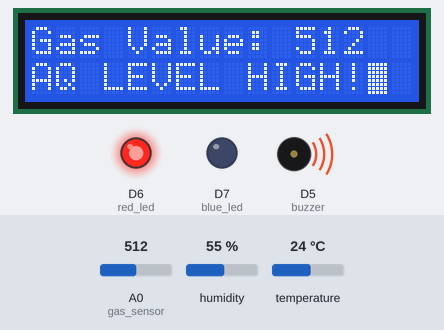
A sketch run on a simulated ESP8266 (NodeMCU). On the bench: 16×2 character LCD, output pins drawn as LEDs (lit = HIGH), buzzer (waves = sounding, pin HIGH). Dashed ring = blinking. Inputs (shaded band) come from the test bench; at power-on: A0 (gas_sensor) = 512, humidity 55 %, temperature 24 °C. WiFi joins after 1.5 s; servers stay silent unless stated; web services answer with replies made up by the test bench; what the sketch prints to the serial monitor is not drawn.

Above: at 4.8 s.
4.9 s: A0 (gas_sensor) set to 367
At 7.2 s:
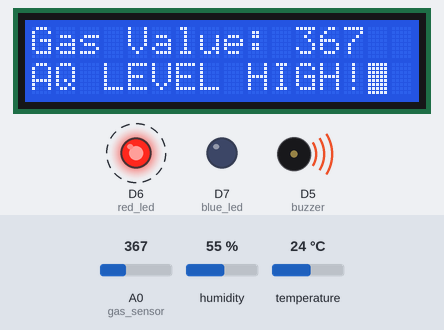
10.9 s: A0 (gas_sensor) set to 349
At 11.2 s:
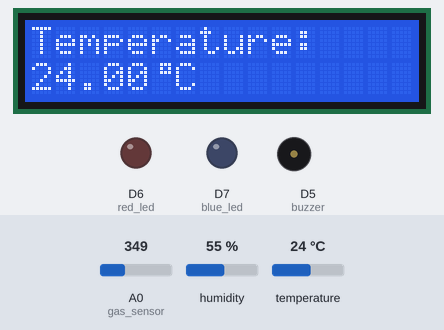
16.4 s: A0 (gas_sensor) set to 370
At 17.3 s:
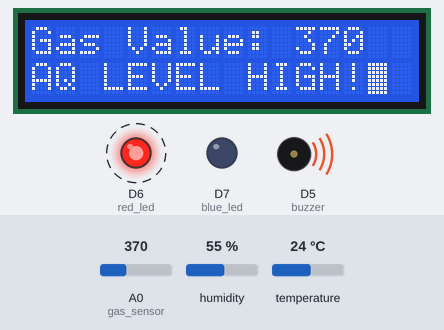
22.4 s: A0 (gas_sensor) set to 993
At 23.2 s:
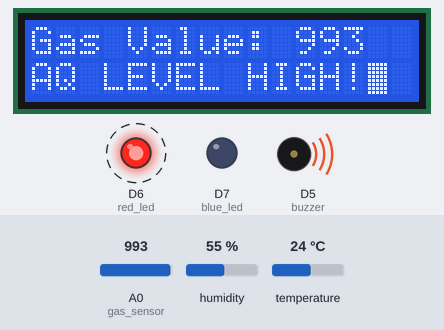
26.0 s: A0 (gas_sensor) set to 1015
At 26.69 s:
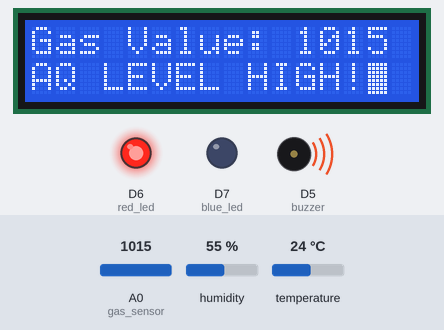
28.0 s: A0 (gas_sensor) set to 900
At 33.7 s:
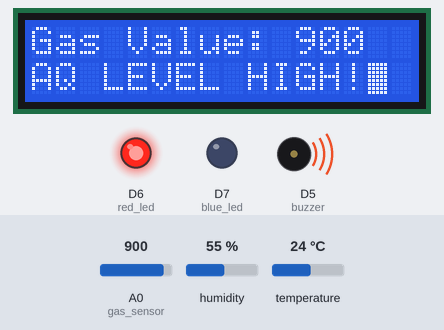
Timing chart, 0 to 81.5 s (numbered marks = the images above; inputs shaded):
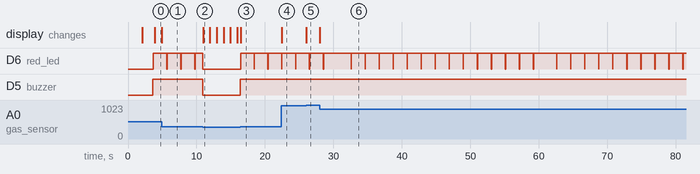

The sketch:

originalnew.ino
```cpp
#include <ESP8266WiFi.h>
#include <LiquidCrystal_I2C.h>
#include "DHT.h"
#define buzzer D5
#define red_led D6
#define blue_led D7
#define gas_sensor A0
#define DHTPIN D3
#define DHTTYPE 11
DHT dht(DHTPIN, DHTTYPE);
LiquidCrystal_I2C lcd(0x27, 16, 2);

  byte degree_symbol[8] =
              {
                0b00111,
                0b00101,
                0b00111,
                0b00000,
                0b00000,
                0b00000,
                0b00000,
                0b00000
              };
 byte noInternetChar[8] = {
    B10001,
    B01010,
    B00100,
    B01010,
    B10001,
    B00000,
    B00000,
    B00000
  };


//mail cuJwxm92tLX84JLt6N6iOa
//sheet cuJwxm92tLX84JLt6N6iOa
//Sensor_Alert
//Sensor_Data
//sda a4 D2
//scl a5 D1
//dht 2 arduino
//Vjk77krlj59esQRI_JzgmriSBZFizlBgjARCdDoD8SuWm2x_f3sukyDf2J0_Sq3B

int gasValue,maxvalue=360;
const char* ssid = "abcde";  //userid
const char* password = "abcdefghi";//password
const String ifttt_key = "Vjk77krlj59esQRI_JzgmriSBZFizlBgjARCdDoD8SuWm2x_f3sukyDf2J0_Sq3B"; //ifttt key
unsigned long sheetPreviousMillis = 0;
const long sheetInterval = 30000;  // time delay for update in google sheet
unsigned long mailPreviousMillis = 0;
const long errorInterval = 60000;  // time delay for senting mail for sensor error
int currentMessage = 1;
unsigned long lcdPreviousMillis = 0;
const long lcdInterval = 1000;//time delayfor lcd
unsigned long mailPreviousMillis2 = 0;
const long alertInterval = 30000;  //time delay for alert
unsigned long ledPreviousMillis = 0;
const long leddelay = 2000;  //time delay for alert

void google(String data1, String data2, String data3, String event_name) {
  String jsonData = "{\"value1\":\"" + data1 +
                    "\",\"value2\":\"" + data2 +
                    "\",\"value3\":\"" + data3 + "\"}";

  WiFiClient client;
  if (!client.connect("maker.ifttt.com", 80)) {
    Serial.println("Connection failed");
    return;
  }

  // Send an HTTP POST request to IFTTT
  client.print("POST /trigger/" + event_name + "/with/key/" + ifttt_key + " HTTP/1.1\r\n");
  client.print("Host: maker.ifttt.com\r\n");
  client.print("Content-Type: application/json\r\n");
  client.print("Connection: close\r\n");
  client.print("Content-Length: " + String(jsonData.length()) + "\r\n\r\n");
  client.print(jsonData);

  // Wait for a response
  while (!client.available()) {
    delay(10);
  }

  // Read the response
  while (client.available()) {
    String line = client.readStringUntil('\r');
    Serial.print(line);
  }

  Serial.println();
  Serial.println("Request sent");
  client.stop();
}
void network(){

  Serial.begin(115200);
  WiFi.begin(ssid, password);

  while (WiFi.status() != WL_CONNECTED) {

    Serial.println("Connecting to WiFi...");
  }

  Serial.println("Connected to WiFi");

}

void setup() {
  pinMode(buzzer,OUTPUT);
  pinMode(red_led,OUTPUT);
  pinMode(blue_led,OUTPUT);
   digitalWrite(buzzer,LOW);
     digitalWrite(red_led,LOW);
      digitalWrite(blue_led,LOW);
  Serial.begin(115200);
  lcd.begin();
  dht.begin();
  lcd.setCursor(3,0);
  lcd.print("Air Quality");
  lcd.setCursor(3,1);
  lcd.print("Monitoring");
  delay(2000);
  lcd.clear();
  lcd.setCursor(0, 0);
  lcd.print("Connecting ");
  lcd.setCursor(1, 1);
  lcd.print("to WiFi...");
  network();


}

void loop() {
  gasValue=analogRead(gas_sensor);
  //wifistatus
  if (WiFi.status() != WL_CONNECTED) {
           lcd.setCursor(14, 0);
           lcd.write(1);
           lcd.createChar(1, noInternetChar);}
  //read dht
  int humidity  = dht.readHumidity();

  float temperature = dht.readTemperature();
  //lcd display

  if(gasValue<maxvalue){
    digitalWrite(buzzer,LOW);
     digitalWrite(red_led,LOW);
      digitalWrite(blue_led,LOW);
  unsigned long currentLcdMillis = millis();
  if (currentLcdMillis - lcdPreviousMillis >= lcdInterval) {
    lcdPreviousMillis = currentLcdMillis;
    lcd.clear();

    switch (currentMessage) {
      case 1:
        if(isnan(humidity) || isnan(temperature)){
          lcd.setCursor(0,0);
        lcd.print("Error reading ");
        lcd.setCursor(2,1);
        lcd.print("Temperature! ");
        lcd.blink();
        }
        else{
        lcd.noBlink();
        lcd.setCursor(0,0);
        lcd.print("Temperature: ");
        lcd.setCursor(0,1);
        lcd.print(temperature);
        lcd.setCursor(5,1);
        lcd.write(2);
        lcd.createChar(2, degree_symbol);
        lcd.setCursor(6,1);
        lcd.print("C");}
        break;
      case 2:
        lcd.clear();
        if(isnan(humidity) || isnan(temperature)){
          lcd.setCursor(0, 0);
          lcd.print("Error reading ");
          lcd.setCursor(2, 1);
          lcd.print("Humidity! ");
          lcd.blink();
        }
        else{
        lcd.noBlink();
        lcd.setCursor(0, 0);
        lcd.print("Humidity: ");
        lcd.setCursor(0, 1);
        lcd.print(humidity);
        lcd.print("%");}
        break;
      case 3:
        lcd.noBlink();
        lcd.setCursor(0,0);
        lcd.print("Gas Value: ");
        lcd.print(gasValue);
        lcd.setCursor(0, 1);
        lcd.print("Fresh Air");
        break;
    }
    currentMessage++;
    if (currentMessage > 3) {
      currentMessage = 1;
    }
  }
  }
  else{
       digitalWrite(red_led,HIGH);

      digitalWrite(buzzer,HIGH);
       unsigned long currentledMillis = millis();
          if (currentledMillis - ledPreviousMillis >= leddelay) {
          ledPreviousMillis = currentledMillis;
          digitalWrite(red_led,!digitalRead(red_led));

   }
        lcd.clear();
        lcd.setCursor(0,0);
        lcd.print("Gas Value: ");
        lcd.print(gasValue);
        lcd.setCursor(0, 1);
        lcd.print("AQ LEVEL HIGH!");
        lcd.blink();
          unsigned long currentmailMillis2 = millis();
          if (currentmailMillis2 - mailPreviousMillis2 >= alertInterval) {
          mailPreviousMillis2 = currentmailMillis2;
          google("AIR QUALITY LEVEL HIGH",String(gasValue),"~LIMIT EXCEEDED!","Sensor_Alert");
   }
  }

  //sent error to mail
   if (isnan(humidity) || isnan(temperature)) {
      unsigned long currentmailMillis = millis();
  if (currentmailMillis - mailPreviousMillis >= errorInterval) {
    mailPreviousMillis = currentmailMillis;
     google("ERROR IN DHT SENSOR",".","..","Sensor_Alert");
   }

 }
else{
   unsigned long currentsheetMillis = millis();//update google sheet
  if (currentsheetMillis - sheetPreviousMillis >= sheetInterval) {
    sheetPreviousMillis = currentsheetMillis;
     google(String(temperature)+"°C",String(humidity)+"%",String(gasValue),"Sensor_Data");
   }
}
//


}
```

Measured:
- the behaviour switches between 360 and 359 on A0 (gas_sensor) (found by bisection; images 1 and 2)
- the behaviour switches between 999 and 1000 on A0 (gas_sensor) (found by bisection; images 4 and 5)
- after the input at 4.9 s, the display: changes at once (image 1)
- after the input at 10.9 s, D5 (buzzer): HIGH → LOW at once; the display: changes after 0.06 s (image 2)
- after the input at 16.4 s, D6 (red_led): alternates HIGH for 2.0 s and LOW for 0.03 s, starting at once; D5 (buzzer): LOW → HIGH at once; the display: changes at once (image 3)
- after the input at 22.4 s, the display: changes after 0.05 s (image 4)
- after the input at 26.0 s, the display: changes after 0.06 s (image 5)
- after the input at 28.0 s, the display: changes at once (image 6)
